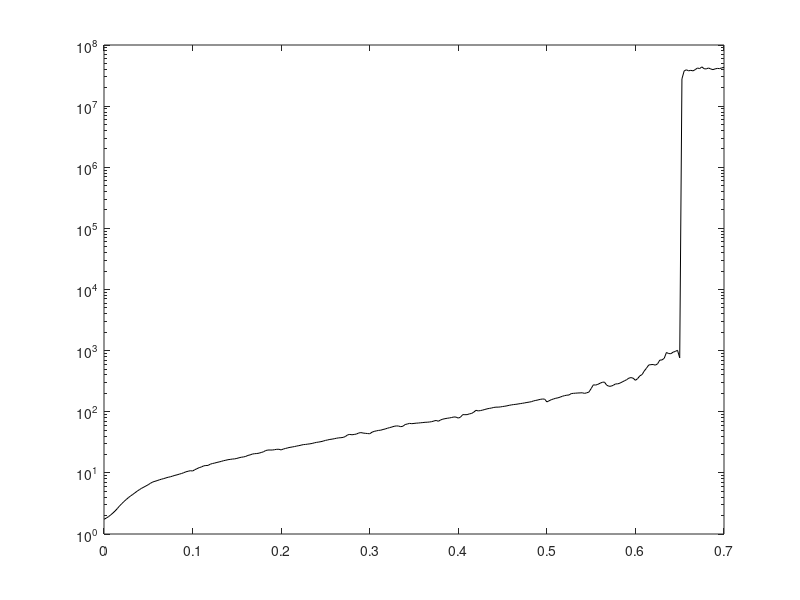

MATLAB code to generate this figure: (Note: this script raises an error after producing the figure.)
load('30min2cm.mat');

semilogy(strain, abs(resistance),'k');
ax = gca;
ax.XLim = [-0.1,0.8];

xlabel('Strain (\Deltacm/cm)');
ylabel('Resistance (\Omega/cm)');
set(gca,'Fontname','CMU bright','Fontsize',14);
